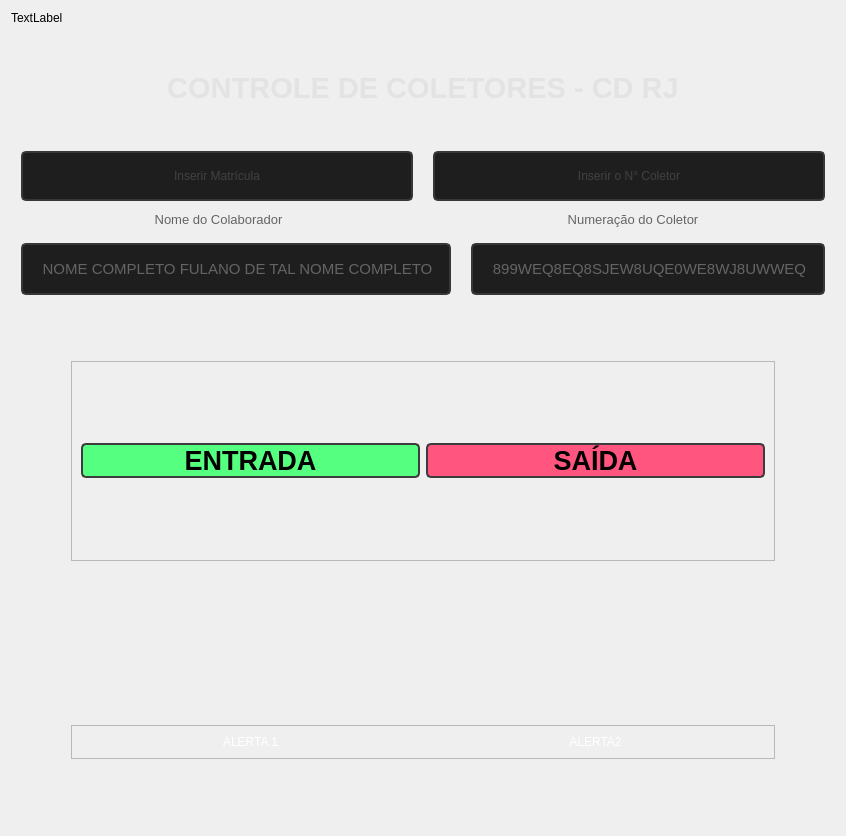
            <widget class="QWidget" name="page_1">
             <layout class="QVBoxLayout" name="verticalLayout_10">
              <item>
               <widget class="QLabel" name="label_user">
                <property name="text">
                 <string>TextLabel</string>
                </property>
               </widget>
              </item>
              <item>
               <spacer name="verticalSpacer_3">
                <property name="orientation">
                 <enum>Qt::Vertical</enum>
                </property>
                <property name="sizeHint" stdset="0">
                 <size>
                  <width>20</width>
                  <height>40</height>
                 </size>
                </property>
               </spacer>
              </item>
              <item>
               <widget class="QLabel" name="label_6">
                <property name="styleSheet">
                 <string notr="true">color:  rgb(105, 105, 105);</string>
                </property>
                <property name="text">
                 <string>&lt;html&gt;&lt;head/&gt;&lt;body&gt;&lt;p align=&quot;center&quot;&gt;&lt;span style=&quot; font-size:22pt; font-weight:600; color:#e3e3e3;&quot;&gt;CONTROLE DE COLETORES - CD RJ&lt;/span&gt;&lt;/p&gt;&lt;/body&gt;&lt;/html&gt;</string>
                </property>
               </widget>
              </item>
              <item>
               <spacer name="verticalSpacer">
                <property name="orientation">
                 <enum>Qt::Vertical</enum>
                </property>
                <property name="sizeHint" stdset="0">
                 <size>
                  <width>20</width>
                  <height>40</height>
                 </size>
                </property>
               </spacer>
              </item>
              <item>
               <layout class="QHBoxLayout" name="horizontalLayout_7">
                <property name="spacing">
                 <number>20</number>
                </property>
                <property name="leftMargin">
                 <number>10</number>
                </property>
                <property name="rightMargin">
                 <number>10</number>
                </property>
                <item>
                 <widget class="QLineEdit" name="lineEdit_matricula">
                  <property name="enabled">
                   <bool>true</bool>
                  </property>
                  <property name="toolTip">
                   <string>&lt;html&gt;&lt;head/&gt;&lt;body&gt;&lt;p align=&quot;center&quot;&gt;&lt;span style=&quot; font-weight:600;&quot;&gt;&lt;br/&gt;&lt;/span&gt;&lt;/p&gt;&lt;/body&gt;&lt;/html&gt;</string>
                  </property>
                  <property name="styleSheet">
                   <string notr="true">QLineEdit {
	
	font: 75 20pt &quot;Segoe UI&quot;;
	border: 2px solid rgb(55, 55,55);
	border-radius: 5px;
	padding: 15px;
	background-color: rgb(30, 30, 30);	
	color: rgb(100, 100, 100);
}
QLineEdit:hover {
	border: 2px solid rgb(55, 55, 55);
}
QLineEdit:focus {
	border: 2px solid rgb(148, 0, 211);	
	color: rgb(148, 0, 211);
}
</string>
                  </property>
                  <property name="text">
                   <string/>
                  </property>
                  <property name="maxLength">
                   <number>32780</number>
                  </property>
                  <property name="cursorPosition">
                   <number>0</number>
                  </property>
                  <property name="alignment">
                   <set>Qt::AlignCenter</set>
                  </property>
                  <property name="placeholderText">
                   <string>Inserir Matrícula</string>
                  </property>
                 </widget>
                </item>
                <item>
                 <widget class="QLineEdit" name="lineEdit_coletor">
                  <property name="toolTip">
                   <string>&lt;html&gt;&lt;head/&gt;&lt;body&gt;&lt;p align=&quot;center&quot;&gt;&lt;span style=&quot; font-weight:600;&quot;&gt;&lt;br/&gt;&lt;/span&gt;&lt;/p&gt;&lt;/body&gt;&lt;/html&gt;</string>
                  </property>
                  <property name="styleSheet">
                   <string notr="true">QLineEdit {
	
	font: 75 20pt &quot;Segoe UI&quot;;
	border: 2px solid rgb(55, 55,55);
	border-radius: 5px;
	padding: 15px;
	background-color: rgb(30, 30, 30);	
	color: rgb(100, 100, 100);
	aling:center;
}
QLineEdit:hover {
	border: 2px solid rgb(55, 55, 55);
}
QLineEdit:focus {
	border: 2px solid rgb(148, 0, 211);	
	color: rgb(148, 0, 211);
}
</string>
                  </property>
                  <property name="text">
                   <string/>
                  </property>
                  <property name="alignment">
                   <set>Qt::AlignCenter</set>
                  </property>
                  <property name="placeholderText">
                   <string>Inserir o N° Coletor</string>
                  </property>
                 </widget>
                </item>
               </layout>
              </item>
              <item>
               <layout class="QVBoxLayout" name="verticalLayout_11"/>
              </item>
              <item>
               <layout class="QHBoxLayout" name="horizontalLayout_8">
                <property name="spacing">
                 <number>20</number>
                </property>
                <property name="leftMargin">
                 <number>10</number>
                </property>
                <property name="topMargin">
                 <number>5</number>
                </property>
                <property name="rightMargin">
                 <number>5</number>
                </property>
                <property name="bottomMargin">
                 <number>10</number>
                </property>
                <item>
                 <widget class="QLabel" name="label_7">
                  <property name="styleSheet">
                   <string notr="true">color: rgb(100, 100, 100);</string>
                  </property>
                  <property name="text">
                   <string>&lt;html&gt;&lt;head/&gt;&lt;body&gt;&lt;p align=&quot;center&quot;&gt;&lt;span style=&quot; font-size:10pt;&quot;&gt;Nome do Colaborador&lt;/span&gt;&lt;/p&gt;&lt;/body&gt;&lt;/html&gt;</string>
                  </property>
                  <property name="alignment">
                   <set>Qt::AlignRight|Qt::AlignTrailing|Qt::AlignVCenter</set>
                  </property>
                  <property name="margin">
                   <number>0</number>
                  </property>
                  <property name="indent">
                   <number>-1</number>
                  </property>
                 </widget>
                </item>
                <item>
                 <widget class="QLabel" name="label_8">
                  <property name="styleSheet">
                   <string notr="true">color: rgb(100, 100, 100);</string>
                  </property>
                  <property name="text">
                   <string>&lt;html&gt;&lt;head/&gt;&lt;body&gt;&lt;p align=&quot;center&quot;&gt;&lt;span style=&quot; font-size:10pt;&quot;&gt;Numeração do Coletor&lt;/span&gt;&lt;/p&gt;&lt;/body&gt;&lt;/html&gt;</string>
                  </property>
                 </widget>
                </item>
               </layout>
              </item>
              <item>
               <layout class="QHBoxLayout" name="horizontalLayout_10">
                <property name="spacing">
                 <number>20</number>
                </property>
                <property name="leftMargin">
                 <number>10</number>
                </property>
                <property name="rightMargin">
                 <number>10</number>
                </property>
                <item>
                 <widget class="QLabel" name="label_nome">
                  <property name="toolTip">
                   <string>&lt;html&gt;&lt;head/&gt;&lt;body&gt;&lt;p align=&quot;center&quot;&gt;&lt;br/&gt;&lt;/p&gt;&lt;/body&gt;&lt;/html&gt;</string>
                  </property>
                  <property name="styleSheet">
                   <string notr="true">font: 75 13pt &quot;Segoe UI&quot;;
	border: 2px solid rgb(55, 55, 55);
	border-radius: 5px;
	padding: 15px;
	background-color: rgb(30, 30, 30);	
	color: rgb(100, 100, 100);</string>
                  </property>
                  <property name="text">
                   <string>&lt;html&gt;&lt;head/&gt;&lt;body&gt;&lt;p align=&quot;center&quot;&gt;&lt;span style=&quot; font-size:11pt;&quot;&gt;NOME COMPLETO FULANO DE TAL NOME COMPLETO&lt;/span&gt;&lt;/p&gt;&lt;/body&gt;&lt;/html&gt;</string>
                  </property>
                 </widget>
                </item>
                <item>
                 <widget class="QLabel" name="label_ncoletor">
                  <property name="styleSheet">
                   <string notr="true">font: 75 16pt &quot;Segoe UI&quot;;
	border: 2px solid rgb(55, 55,55);
	border-radius: 5px;
	padding: 15px;
	background-color: rgb(30, 30, 30);	
	color: rgb(100, 100, 100);</string>
                  </property>
                  <property name="text">
                   <string>&lt;html&gt;&lt;head/&gt;&lt;body&gt;&lt;p align=&quot;center&quot;&gt;&lt;span style=&quot; font-size:11pt;&quot;&gt;899WEQ8EQ8SJEW8UQE0WE8WJ8UWWEQ&lt;/span&gt;&lt;/p&gt;&lt;/body&gt;&lt;/html&gt;</string>
                  </property>
                 </widget>
                </item>
               </layout>
              </item>
              <item>
               <layout class="QVBoxLayout" name="verticalLayout_8" stretch="0,0">
                <property name="spacing">
                 <number>164</number>
                </property>
                <property name="sizeConstraint">
                 <enum>QLayout::SetDefaultConstraint</enum>
                </property>
                <property name="leftMargin">
                 <number>60</number>
                </property>
                <property name="topMargin">
                 <number>60</number>
                </property>
                <property name="rightMargin">
                 <number>60</number>
                </property>
                <property name="bottomMargin">
                 <number>60</number>
                </property>
                <item>
                 <widget class="QFrame" name="frame_3">
                  <property name="minimumSize">
                   <size>
                    <width>0</width>
                    <height>200</height>
                   </size>
                  </property>
                  <property name="frameShape">
                   <enum>QFrame::StyledPanel</enum>
                  </property>
                  <property name="frameShadow">
                   <enum>QFrame::Raised</enum>
                  </property>
                  <layout class="QHBoxLayout" name="horizontalLayout_12">
                   <item>
                    <widget class="QPushButton" name="btn_entrada">
                     <property name="maximumSize">
                      <size>
                       <width>16777215</width>
                       <height>16777215</height>
                      </size>
                     </property>
                     <property name="font">
                      <font>
                       <pointsize>20</pointsize>
                       <weight>75</weight>
                       <bold>true</bold>
                      </font>
                     </property>
                     <property name="cursor">
                      <cursorShape>PointingHandCursor</cursorShape>
                     </property>
                     <property name="styleSheet">
                      <string notr="true">QPushButton {	
	background-color:rgb(85, 255, 127);
	border: 2px solid rgb(60, 60, 60);
	border-radius: 5px;
	padding: 2em;
}
QPushButton:hover {	
	background-color:rgb(95, 255, 137);
	border: 2px solid rgb(70, 70, 70);
}
QPushButton:pressed {	
	background-color:rgb(105, 255, 147);
	border: 2px solid rgb(85, 255, 127);	
	color: rgb(255, 255, 255);
	
}</string>
                     </property>
                     <property name="text">
                      <string>ENTRADA</string>
                     </property>
                     <property name="iconSize">
                      <size>
                       <width>60</width>
                       <height>60</height>
                      </size>
                     </property>
                     <property name="autoRepeatDelay">
                      <number>300</number>
                     </property>
                     <property name="autoRepeatInterval">
                      <number>300</number>
                     </property>
                    </widget>
                   </item>
                   <item>
                    <widget class="QPushButton" name="btn_saida">
                     <property name="maximumSize">
                      <size>
                       <width>16777215</width>
                       <height>16777215</height>
                      </size>
                     </property>
                     <property name="font">
                      <font>
                       <pointsize>20</pointsize>
                       <weight>75</weight>
                       <bold>true</bold>
                      </font>
                     </property>
                     <property name="cursor">
                      <cursorShape>PointingHandCursor</cursorShape>
                     </property>
                     <property name="styleSheet">
                      <string notr="true">QPushButton {	
	background-color: rgb(255, 85, 127);
	border: 2px solid rgb(60, 60, 60);
	border-radius: 5px;
	padding: 2em;
}
QPushButton:hover {	
	background-color: rgb(255, 95, 137);
	border: 2px solid rgb(70, 70, 70);
}
QPushButton:pressed {	
	background-color: rgb(255, 85, 127);
	border: 2px solid rgb(255, 85, 127);	
	color: rgb(255, 255, 255);
	
}</string>
                     </property>
                     <property name="text">
                      <string>SAÍDA</string>
                     </property>
                     <property name="iconSize">
                      <size>
                       <width>60</width>
                       <height>60</height>
                      </size>
                     </property>
                     <property name="autoRepeatInterval">
                      <number>300</number>
                     </property>
                    </widget>
                   </item>
                  </layout>
                 </widget>
                </item>
                <item>
                 <widget class="QFrame" name="frame_4">
                  <property name="styleSheet">
                   <string notr="true">font: 16pt &quot;MS Shell Dlg 2&quot;;
color: rgb(255, 255, 255);</string>
                  </property>
                  <property name="frameShape">
                   <enum>QFrame::StyledPanel</enum>
                  </property>
                  <property name="frameShadow">
                   <enum>QFrame::Raised</enum>
                  </property>
                  <layout class="QHBoxLayout" name="horizontalLayout_21">
                   <item>
                    <widget class="QLabel" name="label_3">
                     <property name="text">
                      <string>ALERTA 1</string>
                     </property>
                     <property name="alignment">
                      <set>Qt::AlignCenter</set>
                     </property>
                    </widget>
                   </item>
                   <item>
                    <widget class="QLabel" name="label_4">
                     <property name="text">
                      <string>ALERTA2</string>
                     </property>
                     <property name="alignment">
                      <set>Qt::AlignCenter</set>
                     </property>
                    </widget>
                   </item>
                  </layout>
                 </widget>
                </item>
               </layout>
              </item>
              <item>
               <widget class="QFrame" name="frame_2">
                <property name="frameShape">
                 <enum>QFrame::StyledPanel</enum>
                </property>
                <property name="frameShadow">
                 <enum>QFrame::Raised</enum>
                </property>
               </widget>
              </item>
             </layout>
            </widget>
